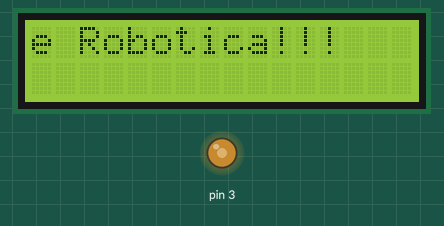
Recording of a sketch running on a simulated Arduino Uno, built with avr-gcc and run on an emulated ATmega328P. Parts: 16×2 character LCD, output pins drawn as LEDs (lit = HIGH).

Above: at 1.1 s.
At 6.1 s:
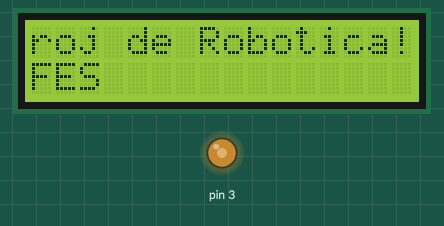
At 10.2 s:
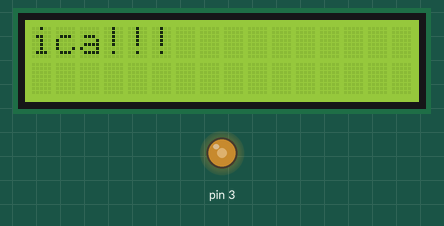
At 20.2 s:
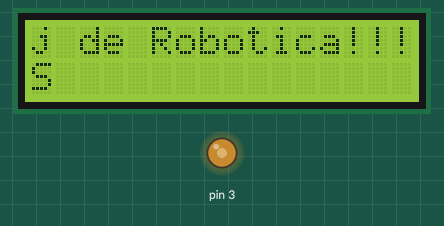
At 29.2 s:
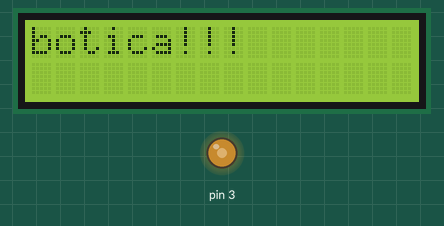
At 38.3 s:
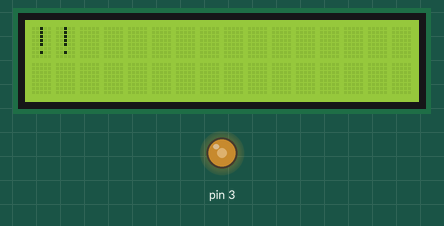

Measured:
- what the display in image 0 shows lasts 1.0 s, from 1.1 s to 2.1 s

The sketch:

LCD.ino
```cpp
#include <LiquidCrystal.h>

LiquidCrystal lcd(0, 1, 8, 9, 10, 11);

void setup() {

  lcd.begin(16, 2);
  analogWrite(3, 130); //Aqui utilizamos o pino 3 do Arduino para controlar o contraste do display

}


void loop() {

  lcd.autoscroll();
  lcd.setCursor(0, 0);

  lcd.print("Proj de Robotica!!!");

  lcd.setCursor(0, 1);

  lcd.print("IFES");

  delay(1000);
}
```
